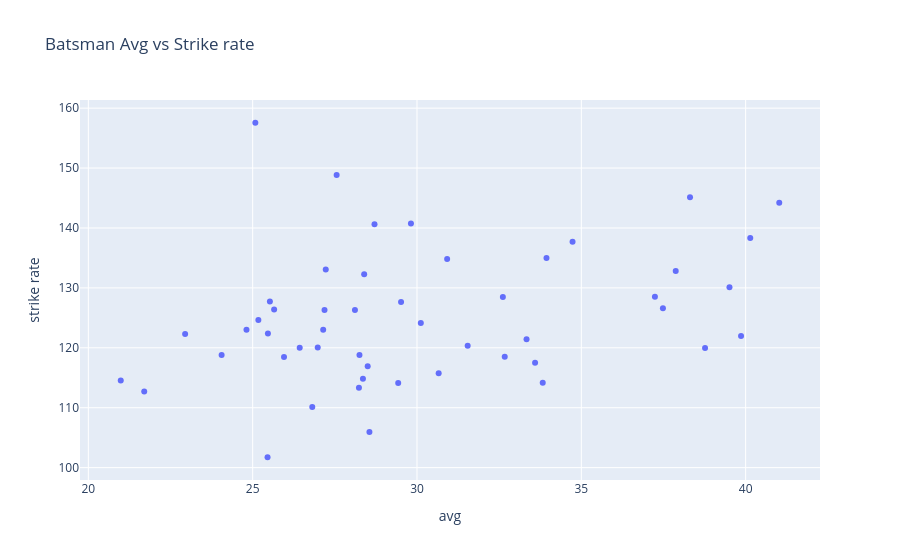

This figure's notebook cell:
### Code cell
#                    x coloumn(variable)   y coloumn (variable )       # mode konsa ha # name of the batsman show 
trace1 = go.Scatter(x= batsman_df['avg'], y = batsman_df['strike_rate'],
                    mode='markers', text=batsman_df['batsman'] )
data = [trace1]
layout = go.Layout(
    title= 'Batsman Avg vs Strike rate ',
    xaxis={'title': 'avg'},         # xlabel (x axis ) name 
    yaxis={'title': 'strike rate'}   # y label(y axis ) name 
    )
fig = go.Figure(data = data ,layout= layout)
fig.show()

### Figure 1 — Plotly figure (JSON) as saved in the notebook; plotly's stock layout.template omitted (floating-point values rounded to 4 significant figures)
{"data": [{"mode": "markers", "text": ["AB de Villiers", "AC Gilchrist", "AJ Finch", "AM Rahane", "AT Rayudu", "BB McCullum", "BJ Hodge", "CH Gayle", "DA Miller", "DA Warner", "DJ Bravo", "DJ Hussey", "DPMD Jayawardene", "DR Smith", "F du Plessis", "G Gambhir", "GJ Maxwell", "JH Kallis", "JP Duminy", "KA Pollard", "KC Sangakkara", "KD Karthik", "KK Nair", "M Vijay", "MEK Hussey", "MK Pandey", "MK Tiwary", "MS Dhoni", "NV Ojha", "PA Patel", "R Dravid", "RA Jadeja", "RG Sharma", "RV Uthappa", "S Badrinath", "S Dhawan", "SC Ganguly", "SE Marsh", "SK Raina", "SPD Smith", "SR Tendulkar", "SR Watson", "SS Tiwary", "SV Samson", "TM Dilshan", "V Kohli", "V Sehwag", "WP Saha", "YK Pathan", "Yuvraj Singh"], "type": "scatter", "x": [38.31, 27.22, 27.19, 33.59, 27.15, 28.11, 33.33, 41.02, 34.73, 40.14, 22.95, 26.98, 28.25, 28.39, 30.12, 31.54, 25.08, 28.55, 39.86, 28.71, 25.95, 24.81, 25.17, 26.43, 38.76, 28.5, 29.43, 37.87, 20.99, 21.7, 28.23, 24.06, 32.61, 29.52, 30.66, 32.67, 25.45, 39.51, 33.94, 37.24, 33.83, 30.92, 28.36, 25.46, 26.81, 37.48, 27.56, 25.52, 29.82, 25.65], "y": [145.1, 133.1, 126.3, 117.5, 123.0, 126.3, 121.4, 144.2, 137.7, 138.3, 122.3, 120.1, 118.8, 132.3, 124.2, 120.4, 157.6, 105.9, 122.0, 140.6, 118.5, 123.0, 124.7, 120.0, 120.0, 116.9, 114.1, 132.8, 114.5, 112.7, 113.3, 118.8, 128.5, 127.6, 115.7, 118.5, 101.7, 130.1, 135.0, 128.5, 114.2, 134.8, 114.9, 122.4, 110.1, 126.6, 148.8, 127.7, 140.8, 126.4]}], "layout": {"title": {"text": "Batsman Avg vs Strike rate "}, "xaxis": {"title": {"text": "avg"}}, "yaxis": {"title": {"text": "strike rate"}}}}
